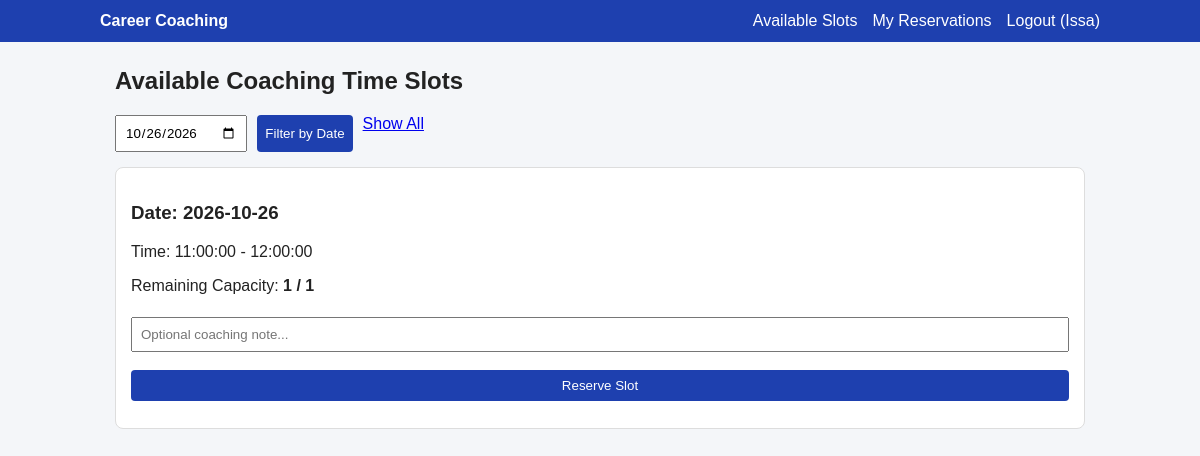
Screenshot of /index.php?date=2026-10-26 (signed in) with the database file from the repository.
### tables this page shows
CREATE TABLE time_slots (
    id INT AUTO_INCREMENT PRIMARY KEY,
    slot_date DATE NOT NULL,
    start_time TIME NOT NULL,
    end_time TIME NOT NULL,
    capacity INT NOT NULL
);

### index.php (the view, shortened to what this page needs)
<?php
require 'config/db.php';
$dateFilter = $_GET['date'] ?? '';
if ($dateFilter !== '') {
    $stmt = $pdo->prepare("SELECT * FROM time_slots WHERE slot_date = ? AND TIMESTAMP(slot_date, start_time) > NOW() ORDER BY slot_date, start_time");
    $stmt->execute([$dateFilter]);
} else {
    $stmt = $pdo->query("SELECT * FROM time_slots WHERE TIMESTAMP(slot_date, start_time) > NOW() ORDER BY slot_date, start_time");
}
$slots = $stmt->fetchAll(PDO::FETCH_ASSOC);
?>
<!DOCTYPE html>
<html>
<head>
    <link rel="stylesheet" href="assets/css/style.css">
</head>
<body>
    <div class="container">
        <h2>Available Coaching Time Slots</h2>
        <form method="GET" class="filter-form">
            <input type="date" name="date" value="<?= htmlspecialchars($dateFilter) ?>">
            <button type="submit">Filter by Date</button>
            <a href="index.php">Show All</a>
        </form>
        <div class="grid">
            <?php foreach ($slots as $s): ?>
                <?php
                $c = $pdo->prepare("SELECT COUNT(*) FROM reservations WHERE slot_id = ? AND status IN ('Pending', 'Confirmed')");
                $c->execute([$s['id']]);
                $remaining = $s['capacity'] - $c->fetchColumn();
                ?>
                <div class="card">
                    <h3>Date: <?= htmlspecialchars($s['slot_date']) ?></h3>
                    <p>Time: <?= htmlspecialchars($s['start_time']) ?> - <?= htmlspecialchars($s['end_time']) ?></p>
                    <p>Remaining Capacity: <strong><?= $remaining ?> / <?= $s['capacity'] ?></strong></p>
                    <?php if ($remaining > 0): ?>
                        <form method="POST">
                            <input type="text" name="note" placeholder="Optional coaching note...">
                            <button type="submit">Reserve Slot</button>
                        </form>
                    <?php else: ?>
                        <button disabled>Slot Full</button>
                    <?php endif; ?>
                </div>
            <?php endforeach; ?>
        </div>
    </div>
</body>
</html>

### assets/css/style.css (style rules this page uses)
* { box-sizing: border-box; font-family: Arial, sans-serif; }
body { margin: 0; background: #f4f6f9; color: #222; }
.container { max-width: 1000px; margin: 25px auto; padding: 0 15px; }
.grid { display: grid; grid-template-columns: repeat(auto-fit, minmax(240px, 1fr)); gap: 15px; }
.card { background: #fff; padding: 15px; border-radius: 8px; border: 1px solid #ddd; }
input, select, button { width: 100%; padding: 8px; margin: 6px 0 12px; }
.filter-form { display: flex; gap: 10px; margin-bottom: 15px; }
.filter-form input, .filter-form select, .filter-form button { width: auto; margin: 0; }
button { background: #1e40af; color: #fff; border: none; border-radius: 4px; cursor: pointer; }

### rows the page displays
time_slots: slot_date "2026-10-26", start_time "11:00:00", end_time "12:00:00", capacity "1"

### other values shown
$_SESSION['name'] "Issa"
